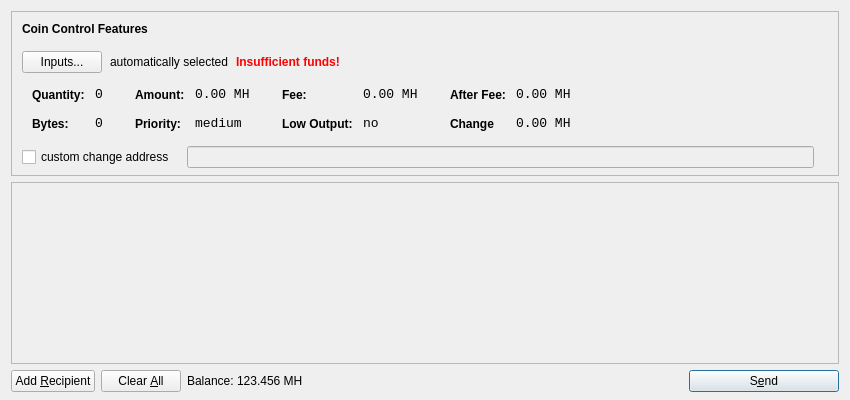
<?xml version="1.0" encoding="UTF-8"?>
<ui version="4.0">
 <class>SendCoinsDialog</class>
 <widget class="QDialog" name="SendCoinsDialog">
  <property name="geometry">
   <rect>
    <x>0</x>
    <y>0</y>
    <width>850</width>
    <height>400</height>
   </rect>
  </property>
  <property name="windowTitle">
   <string>Send Coins</string>
  </property>
  <layout class="QVBoxLayout" name="verticalLayout" stretch="0,1,0">
   <property name="bottomMargin">
    <number>8</number>
   </property>
   <item>
    <widget class="QFrame" name="frameCoinControl">
     <property name="sizePolicy">
      <sizepolicy hsizetype="Expanding" vsizetype="Expanding">
       <horstretch>0</horstretch>
       <verstretch>0</verstretch>
      </sizepolicy>
     </property>
     <property name="maximumSize">
      <size>
       <width>16777215</width>
       <height>16777215</height>
      </size>
     </property>
     <property name="frameShape">
      <enum>QFrame::StyledPanel</enum>
     </property>
     <property name="frameShadow">
      <enum>QFrame::Sunken</enum>
     </property>
     <layout class="QVBoxLayout" name="verticalLayoutCoinControl2">
      <property name="spacing">
       <number>-1</number>
      </property>
      <property name="leftMargin">
       <number>0</number>
      </property>
      <property name="topMargin">
       <number>0</number>
      </property>
      <property name="rightMargin">
       <number>0</number>
      </property>
      <property name="bottomMargin">
       <number>6</number>
      </property>
      <item>
       <layout class="QVBoxLayout" name="verticalLayoutCoinControl" stretch="0,0,0,0,1">
        <property name="spacing">
         <number>0</number>
        </property>
        <property name="leftMargin">
         <number>10</number>
        </property>
        <property name="topMargin">
         <number>10</number>
        </property>
        <item>
         <layout class="QHBoxLayout" name="horizontalLayoutCoinControl1">
          <property name="bottomMargin">
           <number>15</number>
          </property>
          <item>
           <widget class="QLabel" name="labelCoinControlFeatures">
            <property name="sizePolicy">
             <sizepolicy hsizetype="Preferred" vsizetype="Maximum">
              <horstretch>0</horstretch>
              <verstretch>0</verstretch>
             </sizepolicy>
            </property>
            <property name="font">
             <font>
              <weight>75</weight>
              <bold>true</bold>
             </font>
            </property>
            <property name="styleSheet">
             <string notr="true">font-weight:bold;</string>
            </property>
            <property name="text">
             <string>Coin Control Features</string>
            </property>
           </widget>
          </item>
         </layout>
        </item>
        <item>
         <layout class="QHBoxLayout" name="horizontalLayoutCoinControl2" stretch="0,0,0,0">
          <property name="spacing">
           <number>8</number>
          </property>
          <property name="bottomMargin">
           <number>10</number>
          </property>
          <item>
           <widget class="QPushButton" name="pushButtonCoinControl">
            <property name="styleSheet">
             <string notr="true"/>
            </property>
            <property name="text">
             <string>Inputs...</string>
            </property>
           </widget>
          </item>
          <item>
           <widget class="QLabel" name="labelCoinControlAutomaticallySelected">
            <property name="text">
             <string>automatically selected</string>
            </property>
            <property name="margin">
             <number>5</number>
            </property>
           </widget>
          </item>
          <item>
           <widget class="QLabel" name="labelCoinControlInsuffFunds">
            <property name="font">
             <font>
              <weight>75</weight>
              <bold>true</bold>
             </font>
            </property>
            <property name="styleSheet">
             <string notr="true">color:red;font-weight:bold;</string>
            </property>
            <property name="text">
             <string>Insufficient funds!</string>
            </property>
            <property name="margin">
             <number>5</number>
            </property>
           </widget>
          </item>
          <item>
           <spacer name="horizontalSpacerCoinControl">
            <property name="orientation">
             <enum>Qt::Horizontal</enum>
            </property>
            <property name="sizeHint" stdset="0">
             <size>
              <width>40</width>
              <height>1</height>
             </size>
            </property>
           </spacer>
          </item>
         </layout>
        </item>
        <item>
         <widget class="QWidget" name="widgetCoinControl" native="true">
          <property name="sizePolicy">
           <sizepolicy hsizetype="Preferred" vsizetype="Preferred">
            <horstretch>0</horstretch>
            <verstretch>0</verstretch>
           </sizepolicy>
          </property>
          <property name="minimumSize">
           <size>
            <width>0</width>
            <height>0</height>
           </size>
          </property>
          <property name="styleSheet">
           <string notr="true"/>
          </property>
          <layout class="QHBoxLayout" name="horizontalLayoutCoinControl5">
           <property name="margin">
            <number>0</number>
           </property>
           <item>
            <layout class="QHBoxLayout" name="horizontalLayoutCoinControl3" stretch="0,0,0,1">
             <property name="spacing">
              <number>20</number>
             </property>
             <property name="topMargin">
              <number>0</number>
             </property>
             <property name="bottomMargin">
              <number>10</number>
             </property>
             <item>
              <layout class="QFormLayout" name="formLayoutCoinControl1">
               <property name="horizontalSpacing">
                <number>10</number>
               </property>
               <property name="verticalSpacing">
                <number>14</number>
               </property>
               <property name="leftMargin">
                <number>10</number>
               </property>
               <property name="topMargin">
                <number>4</number>
               </property>
               <property name="rightMargin">
                <number>6</number>
               </property>
               <item row="0" column="0">
                <widget class="QLabel" name="labelCoinControlQuantityText">
                 <property name="styleSheet">
                  <string notr="true">font-weight:bold;</string>
                 </property>
                 <property name="text">
                  <string>Quantity:</string>
                 </property>
                 <property name="margin">
                  <number>0</number>
                 </property>
                </widget>
               </item>
               <item row="0" column="1">
                <widget class="QLabel" name="labelCoinControlQuantity">
                 <property name="font">
                  <font>
                   <family>Monospace</family>
                   <pointsize>10</pointsize>
                  </font>
                 </property>
                 <property name="cursor">
                  <cursorShape>IBeamCursor</cursorShape>
                 </property>
                 <property name="contextMenuPolicy">
                  <enum>Qt::ActionsContextMenu</enum>
                 </property>
                 <property name="text">
                  <string>0</string>
                 </property>
                 <property name="margin">
                  <number>0</number>
                 </property>
                 <property name="textInteractionFlags">
                  <set>Qt::LinksAccessibleByMouse|Qt::TextSelectableByKeyboard|Qt::TextSelectableByMouse</set>
                 </property>
                </widget>
               </item>
               <item row="1" column="0">
                <widget class="QLabel" name="labelCoinControlBytesText">
                 <property name="styleSheet">
                  <string notr="true">font-weight:bold;</string>
                 </property>
                 <property name="text">
                  <string>Bytes:</string>
                 </property>
                </widget>
               </item>
               <item row="1" column="1">
                <widget class="QLabel" name="labelCoinControlBytes">
                 <property name="font">
                  <font>
                   <family>Monospace</family>
                   <pointsize>10</pointsize>
                  </font>
                 </property>
                 <property name="cursor">
                  <cursorShape>IBeamCursor</cursorShape>
                 </property>
                 <property name="contextMenuPolicy">
                  <enum>Qt::ActionsContextMenu</enum>
                 </property>
                 <property name="text">
                  <string>0</string>
                 </property>
                 <property name="textInteractionFlags">
                  <set>Qt::LinksAccessibleByMouse|Qt::TextSelectableByKeyboard|Qt::TextSelectableByMouse</set>
                 </property>
                </widget>
               </item>
              </layout>
             </item>
             <item>
              <layout class="QFormLayout" name="formLayoutCoinControl2">
               <property name="horizontalSpacing">
                <number>10</number>
               </property>
               <property name="verticalSpacing">
                <number>14</number>
               </property>
               <property name="leftMargin">
                <number>6</number>
               </property>
               <property name="topMargin">
                <number>4</number>
               </property>
               <property name="rightMargin">
                <number>6</number>
               </property>
               <item row="0" column="0">
                <widget class="QLabel" name="labelCoinControlAmountText">
                 <property name="styleSheet">
                  <string notr="true">font-weight:bold;</string>
                 </property>
                 <property name="text">
                  <string>Amount:</string>
                 </property>
                 <property name="margin">
                  <number>0</number>
                 </property>
                </widget>
               </item>
               <item row="0" column="1">
                <widget class="QLabel" name="labelCoinControlAmount">
                 <property name="font">
                  <font>
                   <family>Monospace</family>
                   <pointsize>10</pointsize>
                  </font>
                 </property>
                 <property name="cursor">
                  <cursorShape>IBeamCursor</cursorShape>
                 </property>
                 <property name="contextMenuPolicy">
                  <enum>Qt::ActionsContextMenu</enum>
                 </property>
                 <property name="text">
                  <string>0.00 MH</string>
                 </property>
                 <property name="textInteractionFlags">
                  <set>Qt::LinksAccessibleByMouse|Qt::TextSelectableByKeyboard|Qt::TextSelectableByMouse</set>
                 </property>
                </widget>
               </item>
               <item row="1" column="0">
                <widget class="QLabel" name="labelCoinControlPriorityText">
                 <property name="styleSheet">
                  <string notr="true">font-weight:bold;</string>
                 </property>
                 <property name="text">
                  <string>Priority:</string>
                 </property>
                </widget>
               </item>
               <item row="1" column="1">
                <widget class="QLabel" name="labelCoinControlPriority">
                 <property name="font">
                  <font>
                   <family>Monospace</family>
                   <pointsize>10</pointsize>
                  </font>
                 </property>
                 <property name="cursor">
                  <cursorShape>IBeamCursor</cursorShape>
                 </property>
                 <property name="contextMenuPolicy">
                  <enum>Qt::ActionsContextMenu</enum>
                 </property>
                 <property name="text">
                  <string>medium</string>
                 </property>
                 <property name="textInteractionFlags">
                  <set>Qt::LinksAccessibleByMouse|Qt::TextSelectableByKeyboard|Qt::TextSelectableByMouse</set>
                 </property>
                </widget>
               </item>
              </layout>
             </item>
             <item>
              <layout class="QFormLayout" name="formLayoutCoinControl3">
               <property name="horizontalSpacing">
                <number>10</number>
               </property>
               <property name="verticalSpacing">
                <number>14</number>
               </property>
               <property name="leftMargin">
                <number>6</number>
               </property>
               <property name="topMargin">
                <number>4</number>
               </property>
               <property name="rightMargin">
                <number>6</number>
               </property>
               <item row="0" column="0">
                <widget class="QLabel" name="labelCoinControlFeeText">
                 <property name="styleSheet">
                  <string notr="true">font-weight:bold;</string>
                 </property>
                 <property name="text">
                  <string>Fee:</string>
                 </property>
                 <property name="margin">
                  <number>0</number>
                 </property>
                </widget>
               </item>
               <item row="0" column="1">
                <widget class="QLabel" name="labelCoinControlFee">
                 <property name="font">
                  <font>
                   <family>Monospace</family>
                   <pointsize>10</pointsize>
                  </font>
                 </property>
                 <property name="cursor">
                  <cursorShape>IBeamCursor</cursorShape>
                 </property>
                 <property name="contextMenuPolicy">
                  <enum>Qt::ActionsContextMenu</enum>
                 </property>
                 <property name="text">
                  <string>0.00 MH</string>
                 </property>
                 <property name="textInteractionFlags">
                  <set>Qt::LinksAccessibleByMouse|Qt::TextSelectableByKeyboard|Qt::TextSelectableByMouse</set>
                 </property>
                </widget>
               </item>
               <item row="1" column="0">
                <widget class="QLabel" name="labelCoinControlLowOutputText">
                 <property name="styleSheet">
                  <string notr="true">font-weight:bold;</string>
                 </property>
                 <property name="text">
                  <string>Low Output:</string>
                 </property>
                </widget>
               </item>
               <item row="1" column="1">
                <widget class="QLabel" name="labelCoinControlLowOutput">
                 <property name="font">
                  <font>
                   <family>Monospace</family>
                   <pointsize>10</pointsize>
                  </font>
                 </property>
                 <property name="cursor">
                  <cursorShape>IBeamCursor</cursorShape>
                 </property>
                 <property name="contextMenuPolicy">
                  <enum>Qt::ActionsContextMenu</enum>
                 </property>
                 <property name="text">
                  <string>no</string>
                 </property>
                 <property name="textInteractionFlags">
                  <set>Qt::LinksAccessibleByMouse|Qt::TextSelectableByKeyboard|Qt::TextSelectableByMouse</set>
                 </property>
                </widget>
               </item>
              </layout>
             </item>
             <item>
              <layout class="QFormLayout" name="formLayoutCoinControl4">
               <property name="horizontalSpacing">
                <number>10</number>
               </property>
               <property name="verticalSpacing">
                <number>14</number>
               </property>
               <property name="leftMargin">
                <number>6</number>
               </property>
               <property name="topMargin">
                <number>4</number>
               </property>
               <property name="rightMargin">
                <number>6</number>
               </property>
               <item row="0" column="0">
                <widget class="QLabel" name="labelCoinControlAfterFeeText">
                 <property name="styleSheet">
                  <string notr="true">font-weight:bold;</string>
                 </property>
                 <property name="text">
                  <string>After Fee:</string>
                 </property>
                 <property name="margin">
                  <number>0</number>
                 </property>
                </widget>
               </item>
               <item row="0" column="1">
                <widget class="QLabel" name="labelCoinControlAfterFee">
                 <property name="font">
                  <font>
                   <family>Monospace</family>
                   <pointsize>10</pointsize>
                  </font>
                 </property>
                 <property name="cursor">
                  <cursorShape>IBeamCursor</cursorShape>
                 </property>
                 <property name="contextMenuPolicy">
                  <enum>Qt::ActionsContextMenu</enum>
                 </property>
                 <property name="text">
                  <string>0.00 MH</string>
                 </property>
                 <property name="textInteractionFlags">
                  <set>Qt::LinksAccessibleByMouse|Qt::TextSelectableByKeyboard|Qt::TextSelectableByMouse</set>
                 </property>
                </widget>
               </item>
               <item row="1" column="0">
                <widget class="QLabel" name="labelCoinControlChangeText">
                 <property name="styleSheet">
                  <string notr="true">font-weight:bold;</string>
                 </property>
                 <property name="text">
                  <string>Change</string>
                 </property>
                </widget>
               </item>
               <item row="1" column="1">
                <widget class="QLabel" name="labelCoinControlChange">
                 <property name="font">
                  <font>
                   <family>Monospace</family>
                   <pointsize>10</pointsize>
                  </font>
                 </property>
                 <property name="cursor">
                  <cursorShape>IBeamCursor</cursorShape>
                 </property>
                 <property name="contextMenuPolicy">
                  <enum>Qt::ActionsContextMenu</enum>
                 </property>
                 <property name="text">
                  <string>0.00 MH</string>
                 </property>
                 <property name="textInteractionFlags">
                  <set>Qt::LinksAccessibleByMouse|Qt::TextSelectableByKeyboard|Qt::TextSelectableByMouse</set>
                 </property>
                </widget>
               </item>
              </layout>
             </item>
            </layout>
           </item>
          </layout>
         </widget>
        </item>
        <item>
         <layout class="QHBoxLayout" name="horizontalLayoutCoinControl4" stretch="0,0,0">
          <property name="spacing">
           <number>12</number>
          </property>
          <property name="sizeConstraint">
           <enum>QLayout::SetDefaultConstraint</enum>
          </property>
          <property name="topMargin">
           <number>5</number>
          </property>
          <property name="rightMargin">
           <number>5</number>
          </property>
          <item>
           <widget class="QCheckBox" name="checkBoxCoinControlChange">
            <property name="text">
             <string>custom change address</string>
            </property>
           </widget>
          </item>
          <item>
           <widget class="QLineEdit" name="lineEditCoinControlChange">
            <property name="enabled">
             <bool>false</bool>
            </property>
            <property name="sizePolicy">
             <sizepolicy hsizetype="Expanding" vsizetype="Fixed">
              <horstretch>0</horstretch>
              <verstretch>0</verstretch>
             </sizepolicy>
            </property>
           </widget>
          </item>
          <item>
           <widget class="QLabel" name="labelCoinControlChangeLabel">
            <property name="sizePolicy">
             <sizepolicy hsizetype="Preferred" vsizetype="Expanding">
              <horstretch>0</horstretch>
              <verstretch>0</verstretch>
             </sizepolicy>
            </property>
            <property name="minimumSize">
             <size>
              <width>0</width>
              <height>0</height>
             </size>
            </property>
            <property name="text">
             <string/>
            </property>
            <property name="margin">
             <number>3</number>
            </property>
           </widget>
          </item>
         </layout>
        </item>
        <item>
         <spacer name="verticalSpacerCoinControl">
          <property name="orientation">
           <enum>Qt::Vertical</enum>
          </property>
          <property name="sizeHint" stdset="0">
           <size>
            <width>800</width>
            <height>1</height>
           </size>
          </property>
         </spacer>
        </item>
       </layout>
      </item>
     </layout>
    </widget>
   </item>
   <item>
    <widget class="QScrollArea" name="scrollArea">
     <property name="widgetResizable">
      <bool>true</bool>
     </property>
     <widget class="QWidget" name="scrollAreaWidgetContents">
      <property name="geometry">
       <rect>
        <x>0</x>
        <y>0</y>
        <width>830</width>
        <height>165</height>
       </rect>
      </property>
      <layout class="QVBoxLayout" name="verticalLayout_2">
       <property name="margin">
        <number>0</number>
       </property>
       <item>
        <layout class="QVBoxLayout" name="entries">
         <property name="spacing">
          <number>6</number>
         </property>
        </layout>
       </item>
       <item>
        <spacer name="verticalSpacer">
         <property name="orientation">
          <enum>Qt::Vertical</enum>
         </property>
         <property name="sizeHint" stdset="0">
          <size>
           <width>20</width>
           <height>40</height>
          </size>
         </property>
        </spacer>
       </item>
      </layout>
     </widget>
    </widget>
   </item>
   <item>
    <layout class="QHBoxLayout" name="horizontalLayout">
     <item>
      <widget class="QPushButton" name="addButton">
       <property name="toolTip">
        <string>Send to multiple recipients at once</string>
       </property>
       <property name="text">
        <string>Add &amp;Recipient</string>
       </property>
       <property name="icon">
        <iconset resource="../bitcoin.qrc">
         <normaloff>:/icons/add</normaloff>:/icons/add</iconset>
       </property>
       <property name="autoDefault">
        <bool>false</bool>
       </property>
      </widget>
     </item>
     <item>
      <widget class="QPushButton" name="clearButton">
       <property name="sizePolicy">
        <sizepolicy hsizetype="Minimum" vsizetype="Fixed">
         <horstretch>0</horstretch>
         <verstretch>0</verstretch>
        </sizepolicy>
       </property>
       <property name="toolTip">
        <string>Remove all transaction fields</string>
       </property>
       <property name="text">
        <string>Clear &amp;All</string>
       </property>
       <property name="icon">
        <iconset resource="../bitcoin.qrc">
         <normaloff>:/icons/remove</normaloff>:/icons/remove</iconset>
       </property>
       <property name="autoRepeatDelay">
        <number>300</number>
       </property>
       <property name="autoDefault">
        <bool>false</bool>
       </property>
      </widget>
     </item>
     <item>
      <layout class="QHBoxLayout" name="horizontalLayout_2">
       <property name="spacing">
        <number>3</number>
       </property>
       <item>
        <widget class="QLabel" name="label">
         <property name="sizePolicy">
          <sizepolicy hsizetype="Preferred" vsizetype="Fixed">
           <horstretch>0</horstretch>
           <verstretch>0</verstretch>
          </sizepolicy>
         </property>
         <property name="text">
          <string>Balance:</string>
         </property>
        </widget>
       </item>
       <item>
        <widget class="QLabel" name="labelBalance">
         <property name="sizePolicy">
          <sizepolicy hsizetype="Preferred" vsizetype="Fixed">
           <horstretch>0</horstretch>
           <verstretch>0</verstretch>
          </sizepolicy>
         </property>
         <property name="cursor">
          <cursorShape>IBeamCursor</cursorShape>
         </property>
         <property name="text">
          <string>123.456 MH</string>
         </property>
         <property name="textInteractionFlags">
          <set>Qt::LinksAccessibleByMouse|Qt::TextSelectableByKeyboard|Qt::TextSelectableByMouse</set>
         </property>
        </widget>
       </item>
      </layout>
     </item>
     <item>
      <spacer name="horizontalSpacer">
       <property name="orientation">
        <enum>Qt::Horizontal</enum>
       </property>
       <property name="sizeHint" stdset="0">
        <size>
         <width>40</width>
         <height>20</height>
        </size>
       </property>
      </spacer>
     </item>
     <item>
      <widget class="QPushButton" name="sendButton">
       <property name="minimumSize">
        <size>
         <width>150</width>
         <height>0</height>
        </size>
       </property>
       <property name="toolTip">
        <string>Confirm the send action</string>
       </property>
       <property name="text">
        <string>S&amp;end</string>
       </property>
       <property name="icon">
        <iconset resource="../bitcoin.qrc">
         <normaloff>:/icons/send</normaloff>:/icons/send</iconset>
       </property>
       <property name="default">
        <bool>true</bool>
       </property>
      </widget>
     </item>
    </layout>
   </item>
  </layout>
 </widget>
 <resources>
  <include location="../bitcoin.qrc"/>
 </resources>
 <connections/>
</ui>
